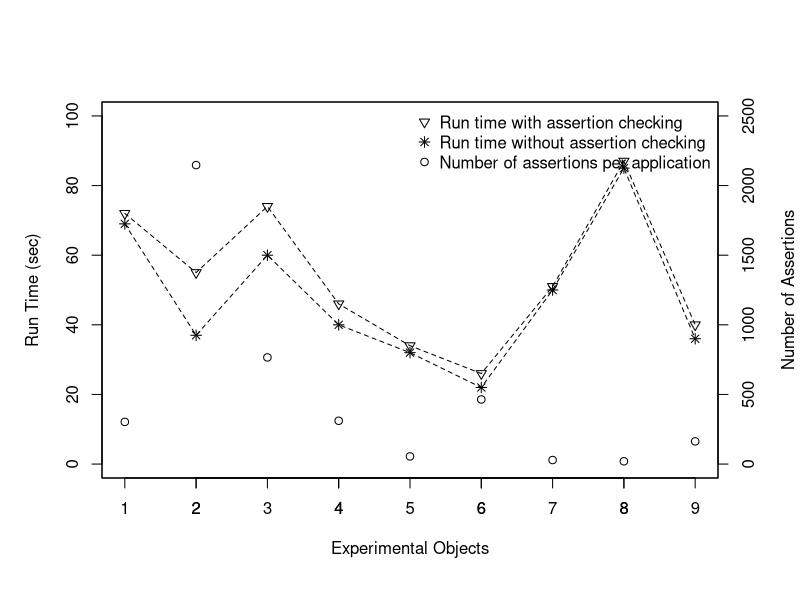

Here is the R script that generated this plot:
#library(ROCR)

overhead <- read.csv(file="../data/overhead.txt")



pdf("overhead.pdf")


par(oma=c(1,1,1,2))
plot(overhead$appId, overhead$timeWithAssertions, xlim=c(1,9),ylim=c(0,100), type="o", lty="dashed", pch=6, xlab="Experimental Objects", ylab="Run Time (sec)")
lines(overhead$appId, overhead$timeWithoutAssertions, xlim=c(1,9),type="o", lty="dashed", pch=8)
par(new=TRUE)
plot(overhead$appId, overhead$jsAssertions, ylim=c(0,2500), xlim=c(1,9),yaxt="n", xlab="", ylab="", pch=1)



axis(1, at = c(1,3,5,7,9), labels =c(1,3,5,7,9))
axis(4)
mtext("Number of Assertions",side=4,line=3)
legend("topright",  c("Run time with assertion checking", "Run time without assertion checking", "Number of assertions per application"), pch = c(6,8,1), bty="n")

dev.off()
